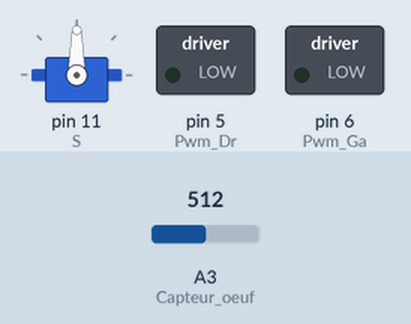
Simulated run of this sketch. Board: Arduino Uno, built with avr-gcc and run on an emulated ATmega328P. On the bench: servo, switched loads named in the sketch (green lamp = pin HIGH). The test bench sets the inputs (shaded band); at power-on: A3 (Capteur_oeuf) = 512. What the sketch prints to the serial monitor is not drawn.

Above: at 0.1 s.
At 0.6 s:
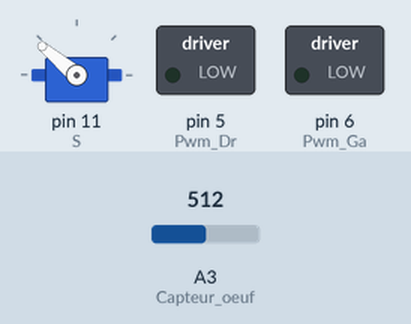
Timing chart, 0 to 2.1 s (numbered marks = the images above):
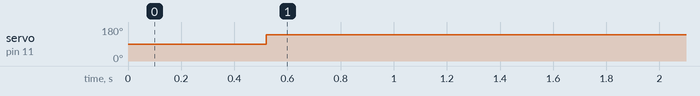

The sketch:

Capteur_plus_fermeture.ino
```cpp
#include <Servo.h>
#include <Wire.h>

Servo S;

//suivi de ligne
int capteur_droit = A0;  //entree analogique du capteur droit
int capteur_gauche = A1;  // entree analogique du capteur gauche
int valeur_capteur_droit = 0;  // variable contenant la valeur provenant de la lecture de l'entree analogique A0
int valeur_capteur_gauche = 0;  // variable contenant la valeur provenant de la lecture de l'entree analogique A1
int couleur_gauche; //couleur définie par la valeur retouné par le capteru gauche
int couleur_droit; //couleur définie par la valeur retouné par le capteru droit

//capteur sonar
const int Capteur_oeuf = A3; // E/S2, connecteur 2
int distance = 0; // initialisation de la distance à 0cm

//moteurs
#define Moteur_ad 0x38// adresse du brochement de moteur
#define Pwm_Dr  5// constante de la broche 5
#define Pwm_Ga  6// constante de la broche 6


//MOYEN
void setup()
{
  pinMode(Capteur_oeuf, INPUT);
  Serial.begin (9600); //initialisation liaison série à 9600 bits/seconde
  S.attach(11); // E/S2, connecteur 4
  Wire.begin() ; //initialisation de la liaison I²C
}

void loop()
{
  distance = analogRead(Capteur_oeuf);
  Serial.println(distance);
  delay(20);

  if(distance > 200) // si la distance detectée est plus petite que 5cm
  {
     Wire.available();
     analogWrite(Pwm_Dr,0); //le robot s'arrête
     analogWrite(Pwm_Ga,0); //le robot s'arrête
     delay(500);
     S.write(140); //fermeture de la pince quand l'oeuf est présent
     delay(500);
  }
//  else
//  {
//valeur_capteur_droit = analogRead(capteur_droit); //lecture de la valeur retourné par le capteur
//  if(valeur_capteur_droit>100){couleur_droit=0;} //case droite blanche
//  else{couleur_droit=1;} //case droite noire
//
//  valeur_capteur_gauche = analogRead(capteur_gauche); //lecture de la valeur retourné par le capteur
//  if(valeur_capteur_gauche>500){couleur_gauche=0;} //case gauche blanche
//  else{couleur_gauche=1;} //case gauche noire
//
//  if (couleur_droit !=couleur_gauche) //le robot dérive à gauche
//  {
//    Wire.beginTransmission(0x38);// adresse des moteurs
//    Wire.write(5);// sens des moteurs (avant)
//    Wire.endTransmission();// fin de transmission
//    analogWrite(Pwm_Dr,150);// envoie vitesse moteur droit plus rapide
//    analogWrite(Pwm_Ga,100);// envoie vitesse moteur gauche
//  }
//  else //le robot dérive à droite
//  {
//     Wire.beginTransmission(0x38);// adresse des moteurs
//    Wire.write(5);// sens des moteurs (avant)
//    Wire.endTransmission();// fin de transmission
//    analogWrite(Pwm_Dr,100);// envoie vitesse moteur droit
//    analogWrite(Pwm_Ga,150);// envoie vitesse moteur gauche plus rapide
//  }
//  }

}
```

Measured:
- by itself, servo on pin 11 (S): 90° → 140° at 0.52 s
